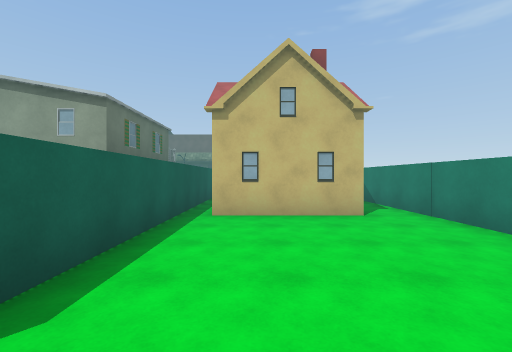
View 1 (above)

24 first-person views from a walk through a scene from a Unity 3-D project. The camera is 1.5 m above the floor, looks level and sees 90° across. The floor is counted in squares, 2 m on a side. Each view is taken from the middle of a square. On the plan, view 1 faces up. The plan holds only what a view shows up to about 9 squares ahead; the rest is blank. The place goes on beyond the plan. The player is left out. Surface patterns are stand-ins for the level's own textures.

View 2
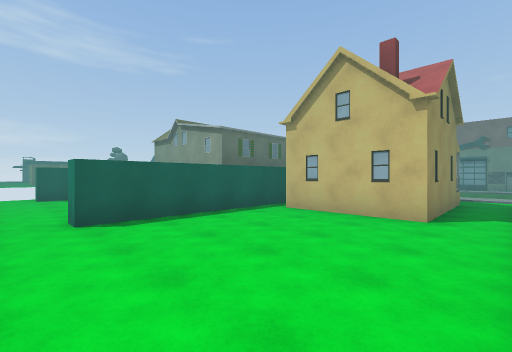

View 3
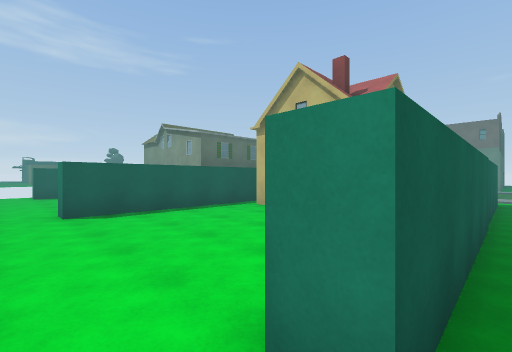

View 4
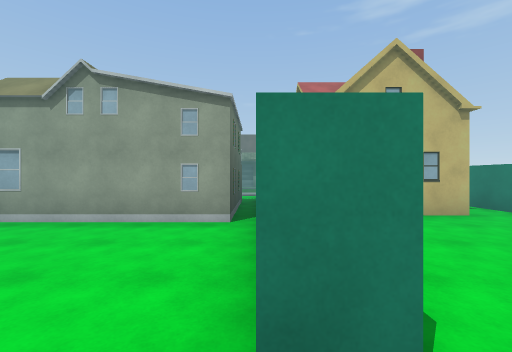

View 5
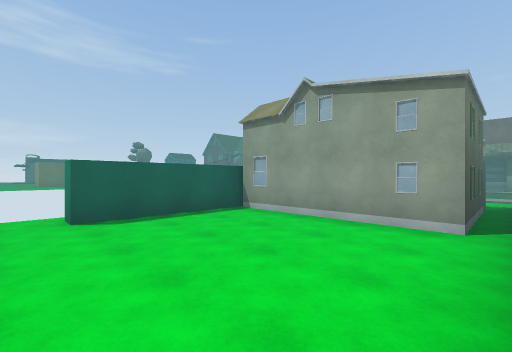

View 6
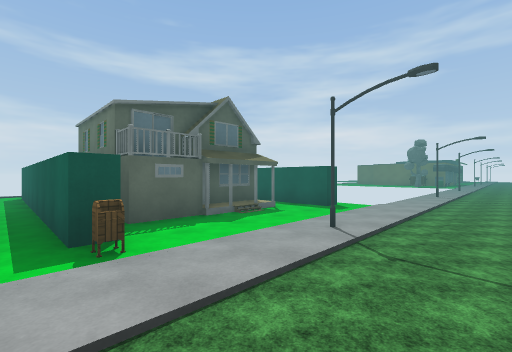

View 7
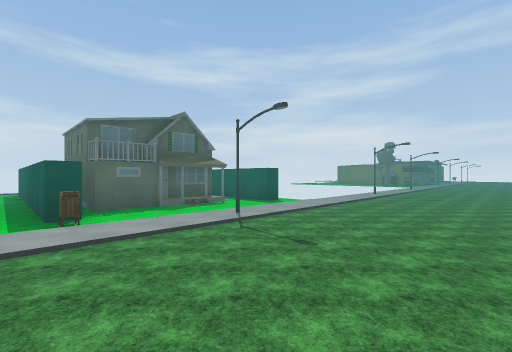

View 8
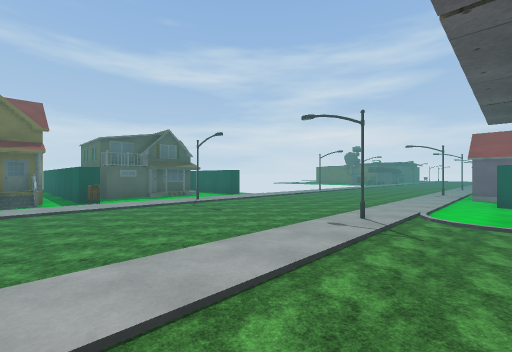

View 9
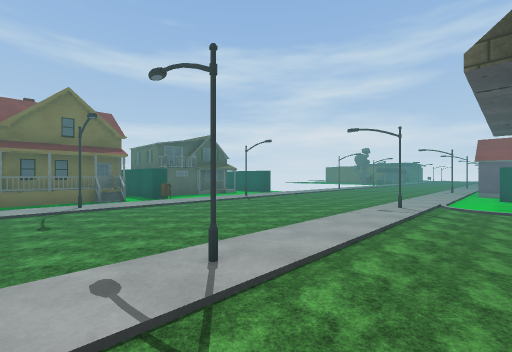

View 10
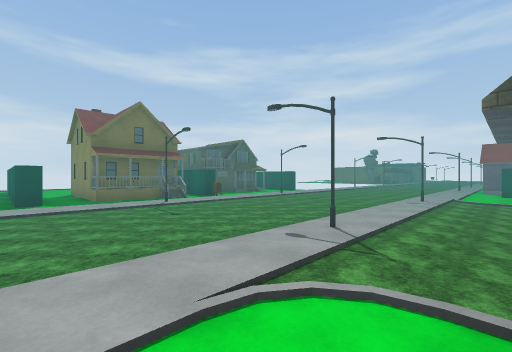

View 11
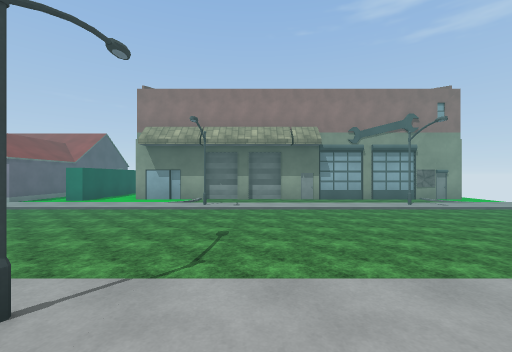

View 12
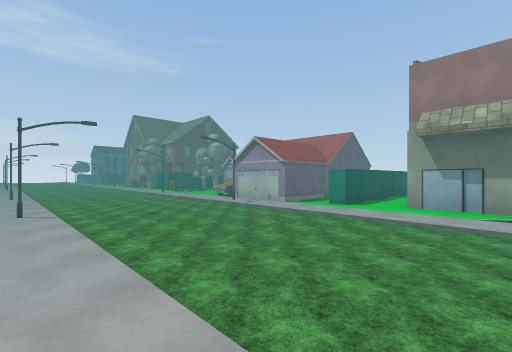

View 13
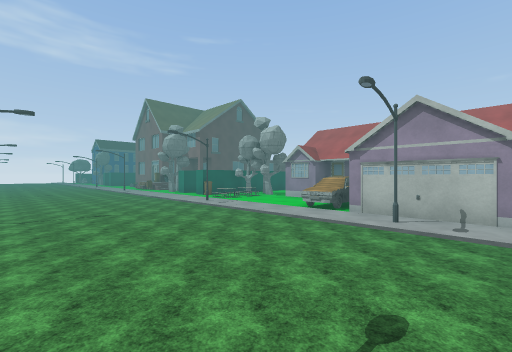

View 14
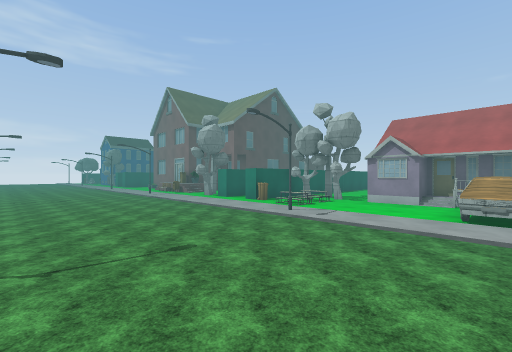

View 15
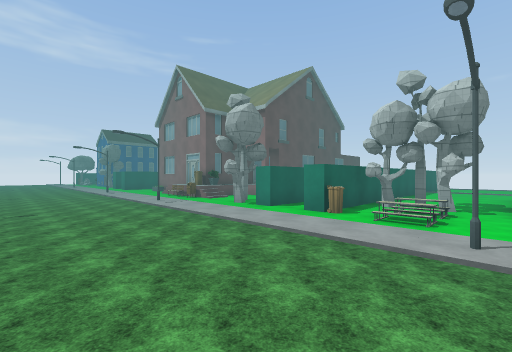

View 16
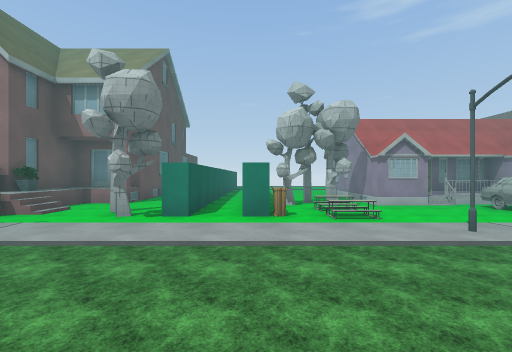

View 17
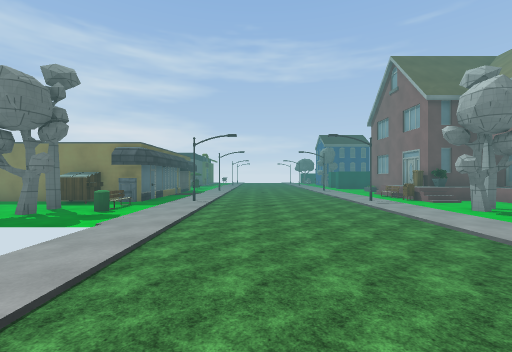

View 18
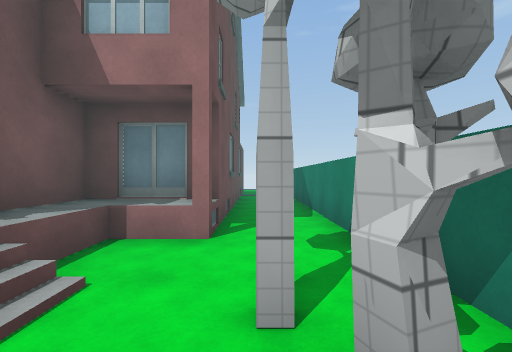

View 19
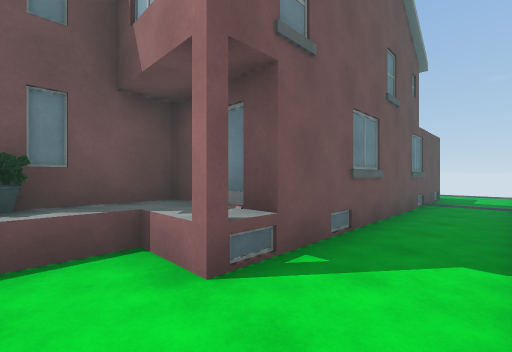

View 20
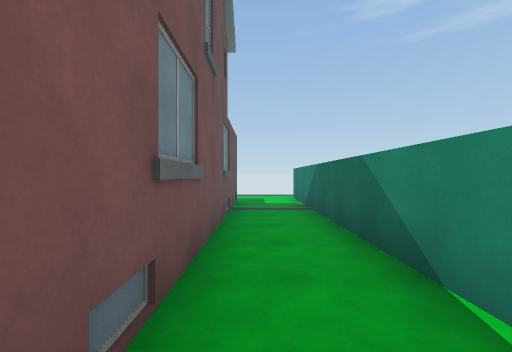

View 21
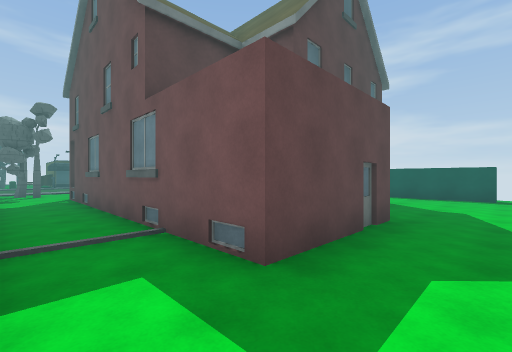

View 22
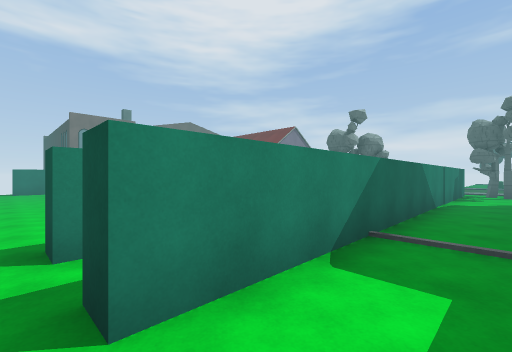

View 23
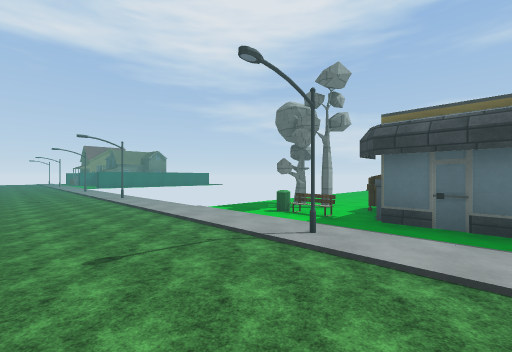

View 24
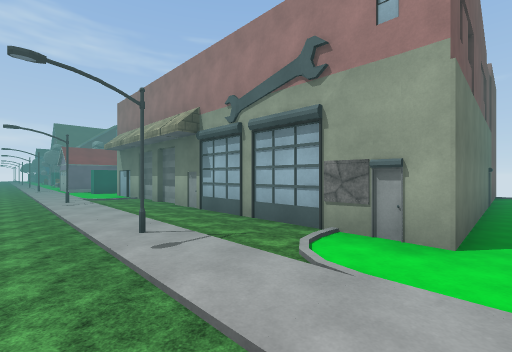

### Floor plan
Key: @ floor where view 1 was taken; # wall or solid block; x gap in a wall; . main floor; : floor 0.75 m higher than the main floor; / step, stairs or slope; = window, fence, low wall or low ledge; ^ raised ledge.
Columns run from 25 left of view 1 to 4 right of it. Each row starts with its distance up from view 1.
 29 ...............
 28 .....##  ......
 27 ###..#
 26   #..#                      #
 25   #..#                      #.
 24   #..#                      #.
 23   #..#                      #.
 22   #..##..                   #.
 21   #..##..#                  #.
 20 ###..##..#       #          #.
 19 #:/..#########   #          #.
 18 ##/..##./...^# # ############.
 17 ==//x##./..=^###.#............
 16 ............^.................
 15 ..#......#....#......#....#...
 14 ..............................
 13 ..............................
 12 ..............................
 11 ..............................
 10 ..#..................#....#...
  9 ...==.            .....#......
  8 ##..#.            #x####.###.#
  7  ##...            #.####.  #.#
  6  #...             # ## #.  #.#
  5  #...             ######.###.#
  4  #                #....#.....#
  3                   #....#.....#
  2                   #....#.....#
  1                   #....#.....#
  0                   .......@....

Positions as (right, up) in squares from view 1, and headings:
1: (0, 0), facing up
2: (3, 0), facing up-left
3: (4, 0), facing up-left
4: (-2, 0), facing up
5: (-2, 0), facing up-left
6: (-1, 12), facing down-left
7: (-1, 14), facing down-left
8: (0, 17), facing down-left
9: (2, 17), facing down-left
10: (4, 17), facing down-left
11: (-3, 9), facing up
12: (-5, 10), facing up-left
13: (-10, 11), facing up-left
14: (-13, 11), facing up-left
15: (-16, 12), facing up-left
16: (-19, 12), facing up
17: (-16, 12), facing left
18: (-22, 16), facing up
19: (-21, 18), facing up-left
20: (-22, 20), facing up
21: (-21, 29), facing down-left
22: (-22, 29), facing down-right
23: (-25, 13), facing down-right
24: (4, 14), facing up-left
